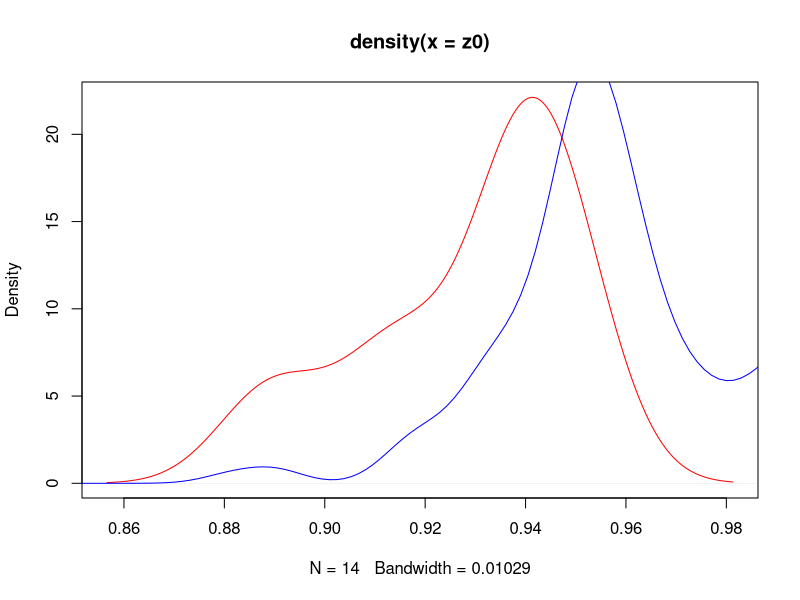

This chart was generated by the following R code:
fp=read.csv("BLOOMBERG.csv",header = TRUE)
fp
y=fp[,8]
x1=fp[,3]
x2=fp[,4]
x3=fp[,5]
x4=fp[,6]
model1=glm(y~x2+x4+x3,family="binomial")
ref=glm(y~1,family="binomial")
anova(ref,model1,test="Chisq")
summary(model1)
predictedprob=predict.glm(model1,type="response")
head(predictedprob)
predictedprob
cc=cbind(y,predictedprob)
head(cc)
c0=0
c1=0
z0=rep(0,10)
z1=rep(0,10)
for(i in 1: length(y))
{
  if(y[i]==0)
  {
    c0=c0+1
    z0[c0]=predictedprob[i]
  }
  else
  {
    c1=c1+1
    z1[c1]=predictedprob[i]
  }

}
plot(density(z0),col="red")
lines(density(z1),col="blue")
tsh=0.95
z=rep(0,length(y))

for(i in 1:length(y))
{
  if(predictedprob[i]<tsh)
  {
  z[i]=0
  }
  else 
  {
    z[i]=1
  }
}
table(y,z)
